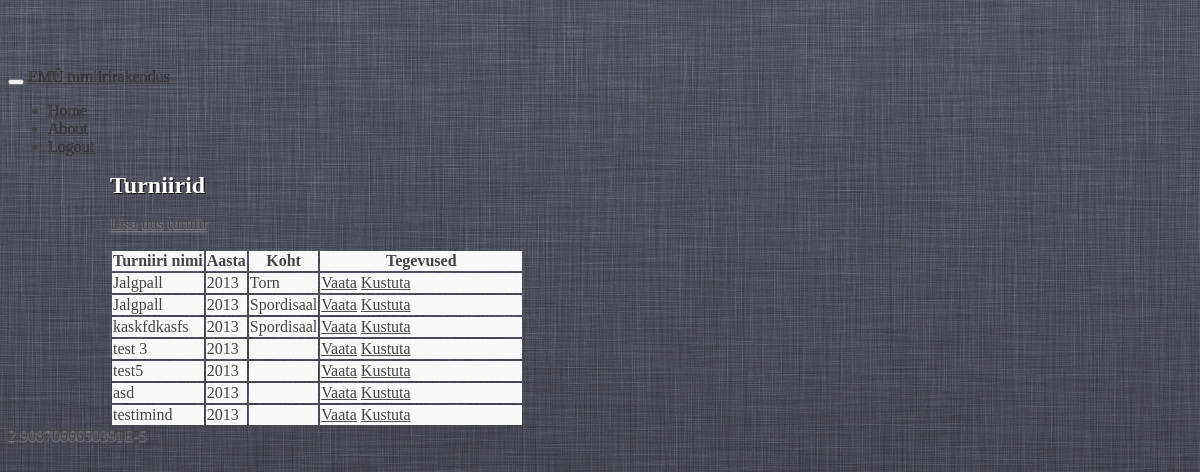
The page /tournaments (signed in) on the database its author committed.
### tables this page shows
CREATE TABLE IF NOT EXISTS `tournament` (
  `tournament_id` int(10) unsigned NOT NULL AUTO_INCREMENT,
  `tournament_name` varchar(100) NOT NULL,
  `tournament_year` int(11) NOT NULL,
  `tournament_place` varchar(100) NOT NULL,
  `place_id` int(11) unsigned NOT NULL,
  `deleted` tinyint(1) NOT NULL DEFAULT '0',
  `tournament_start` datetime NOT NULL,
  `tournament_end` datetime NOT NULL,
  `tournament_loser_bracket` tinyint(1) unsigned NOT NULL DEFAULT '0',
  `tournament_daily_start` time NOT NULL,
  `tournament_daily_end` time NOT NULL,
  `tournament_days` varchar(7) NOT NULL,
  `tournament_game_time` smallint(6) NOT NULL,
  `tournament_game_pause` smallint(6) NOT NULL,
  `tournament_field` smallint(6) NOT NULL,
  `tournament_group` smallint(6) NOT NULL,
  `tournament_win` smallint(6) NOT NULL,
  `tournament_type` tinyint(4) NOT NULL DEFAULT '-1' COMMENT '0 = Alagrupid + playoff 1= Alagrupid 2= Playoff 3= Paremusjärjestus',
  `tournament_game_win` tinyint(4) NOT NULL,
  `tournament_game_tie` tinyint(4) NOT NULL,
  `tournament_game_loss` tinyint(4) NOT NULL,
  `tournament_participant` varchar(50) NOT NULL,
  `tournament_classification` varchar(50) NOT NULL,
  PRIMARY KEY (`tournament_id`),
  KEY `place_id` (`place_id`)
);

CREATE TABLE IF NOT EXISTS `place` (
  `place_id` int(10) unsigned NOT NULL AUTO_INCREMENT,
  `place_name` varchar(100) NOT NULL,
  `place_deleted` int(1) NOT NULL DEFAULT '0',
  PRIMARY KEY (`place_id`)
);

### controllers/tournaments.php (called while the page is built, shortened)
<?php
class tournaments
{
	function index()
	{
		$tournaments = get_all("SELECT * FROM tournament NATURAL JOIN place WHERE tournament.deleted=0");
		require 'views/master_view.php';
	}
}

### modules/database.php (called while the page is built, shortened)
<?php
function get_all($sql)
{
	$q = mysql_query($sql) or db_error_out($sql);
	while (($result[] = mysql_fetch_assoc($q)) || array_pop($result)) {
		;
	}
	return $result;
}

### views/tournaments_index_view.php (the view, shortened to what this page needs)
<h2 class="form-signin-heading">Turniirid</h2>
<p><a class="btn btn-large btn-primary" href="<?= BASE_URL ?>tournaments/add">Lisa uus turniir</a></p>
<table id="tournaments-table" class="table table-bordered table-striped">
	<thead>
	<tr>
		<th>
			Turniiri nimi
		</th>
		<th>
			Aasta
		</th>
		<th>
			Koht
		</th>
		<th style="width: 200px;">
			Tegevused
		</th>
	</tr>
	</thead>
	<tbody>
	<? if (! empty ($tournaments)): foreach ($tournaments as $tournament): ?>
		<tr id="tournament<?= $tournament['tournament_id'] ?>">
			<td>
				<?= $tournament['tournament_name'] ?>
			</td>
			<td>
				<?= substr($tournament['tournament_start'], 0, 4) ?>
			</td>
			<td>
				<?= $tournament['place_name'] ?>
			</td>
			<td>
				<a href="<?= BASE_URL ?>tournaments/view/<?= $tournament['tournament_id'] ?>" class="btn btn-inverse btn-mini"> Vaata</a>
				<a href="<?= BASE_URL ?>tournaments/remove/<?= $tournament['tournament_id'] ?>" class="btn btn-inverse btn-mini"
				   onclick="if (!confirm('Oled kindel?'))return false; remove_tournament_ajax
					   (<?= $tournament['tournament_id'] ?>); return false"> Kustuta</a>
			</td>
		</tr>
	<? endforeach; endif ?>
	</tbody>
</table>

### rows shown on the page
tournament: tournament_name "Jalgpall", tournament_start "2013", place.place_name "Torn"
tournament: tournament_name "Jalgpall", tournament_start "2013", place.place_name "Spordisaal"
tournament: tournament_name "kaskfdkasfs", tournament_start "2013", place.place_name "Spordisaal"
tournament: tournament_name "test 3", tournament_start "2013"
tournament: tournament_name "test5", tournament_start "2013"
tournament: tournament_name "asd", tournament_start "2013"
tournament: tournament_name "testimind", tournament_start "2013"
